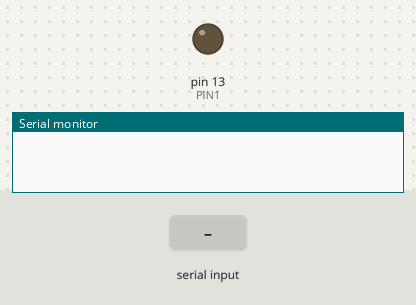
The sketch below on a simulated Arduino Uno, built with avr-gcc and run on an emulated ATmega328P. Shown: output pins drawn as LEDs (lit = HIGH), the last lines printed to the serial monitor. The test bench sets the inputs (shaded band).

Above: at 1.2 s.
1.3 s: "r\n" received over Serial
At 1.4 s:
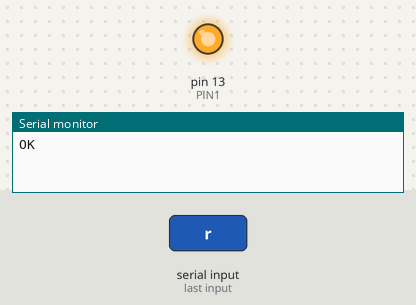
Timing chart, 0 to 4.3 s (numbered marks = the images above; inputs shaded):
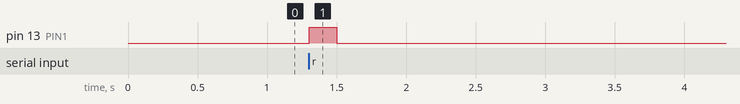

The sketch:

Arduino3.ino
```cpp
// winアプリからの信号に基づいてArduinoを駆動する
// ポンプ制御は https://www.kdscientific.com/media/manuals/KDS%20Legato%20100%20Series_5617-006REV2.0.pdf を参照

#define PIN1 13
int pulse = 200; // パルスのミリ秒数
String a;

void setup() {
  // put your setup code here, to run once:
  Serial.begin(9600);
  pinMode(PIN1, OUTPUT);  // デジタルピンを出力に設定
  digitalWrite(PIN1, LOW);
}

void repaint() {
  digitalWrite(PIN1,HIGH);
  delay(pulse);
  digitalWrite(PIN1,LOW);
}

void loop() {
  // put your main code here, to run repeatedly:

  //1回の通信では1回分しか処理しない (pC側アプリがしばしば処理落ちして2個3個同時に指示を送ってくる事がある)
  if(Serial.available()) {
    a = Serial.readStringUntil('\n');

    //Re-paintingする
    if(a == "r"){
      Serial.println("OK");
      repaint();
    }
  }

  //ここで全てのバッファを消去しておく
  while(Serial.available()) Serial.read();

  digitalWrite(PIN1, LOW);
}
```

Measured:
- after the input at 1.3 s, pin 13 (PIN1): LOW → HIGH at once, → LOW 0.20 s later
